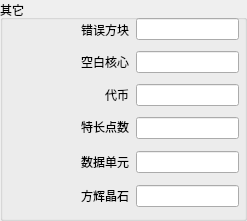
   <widget class="QGroupBox" name="misc_group">
    <property name="geometry">
     <rect>
      <x>9</x>
      <y>409</y>
      <width>247</width>
      <height>221</height>
     </rect>
    </property>
    <property name="font">
     <font>
      <pointsize>9</pointsize>
     </font>
    </property>
    <property name="title">
     <string>其它</string>
    </property>
    <property name="checkable">
     <bool>false</bool>
    </property>
    <widget class="QLabel" name="error_label">
     <property name="geometry">
      <rect>
       <x>22</x>
       <y>19</y>
       <width>107</width>
       <height>22</height>
      </rect>
     </property>
     <property name="font">
      <font>
       <family>MS Shell Dlg 2</family>
       <pointsize>9</pointsize>
       <weight>50</weight>
       <bold>false</bold>
       <kerning>true</kerning>
      </font>
     </property>
     <property name="text">
      <string>错误方块</string>
     </property>
     <property name="textFormat">
      <enum>Qt::PlainText</enum>
     </property>
     <property name="alignment">
      <set>Qt::AlignRight|Qt::AlignTrailing|Qt::AlignVCenter</set>
     </property>
     <property name="margin">
      <number>0</number>
     </property>
    </widget>
    <widget class="QLineEdit" name="error_text">
     <property name="geometry">
      <rect>
       <x>136</x>
       <y>18</y>
       <width>103</width>
       <height>22</height>
      </rect>
     </property>
     <property name="font">
      <font>
       <pointsize>9</pointsize>
      </font>
     </property>
     <property name="inputMethodHints">
      <set>Qt::ImhDigitsOnly</set>
     </property>
    </widget>
    <widget class="QLabel" name="core_label">
     <property name="geometry">
      <rect>
       <x>22</x>
       <y>51</y>
       <width>107</width>
       <height>22</height>
      </rect>
     </property>
     <property name="font">
      <font>
       <family>MS Shell Dlg 2</family>
       <pointsize>9</pointsize>
       <weight>50</weight>
       <bold>false</bold>
       <kerning>true</kerning>
      </font>
     </property>
     <property name="text">
      <string>空白核心</string>
     </property>
     <property name="textFormat">
      <enum>Qt::PlainText</enum>
     </property>
     <property name="alignment">
      <set>Qt::AlignRight|Qt::AlignTrailing|Qt::AlignVCenter</set>
     </property>
     <property name="margin">
      <number>0</number>
     </property>
    </widget>
    <widget class="QLineEdit" name="core_text">
     <property name="geometry">
      <rect>
       <x>136</x>
       <y>51</y>
       <width>103</width>
       <height>22</height>
      </rect>
     </property>
     <property name="font">
      <font>
       <pointsize>9</pointsize>
      </font>
     </property>
     <property name="inputMethodHints">
      <set>Qt::ImhDigitsOnly</set>
     </property>
    </widget>
    <widget class="QLabel" name="credits_label">
     <property name="geometry">
      <rect>
       <x>22</x>
       <y>84</y>
       <width>107</width>
       <height>22</height>
      </rect>
     </property>
     <property name="font">
      <font>
       <family>MS Shell Dlg 2</family>
       <pointsize>9</pointsize>
       <weight>50</weight>
       <bold>false</bold>
       <kerning>true</kerning>
      </font>
     </property>
     <property name="text">
      <string>代币</string>
     </property>
     <property name="textFormat">
      <enum>Qt::PlainText</enum>
     </property>
     <property name="alignment">
      <set>Qt::AlignRight|Qt::AlignTrailing|Qt::AlignVCenter</set>
     </property>
     <property name="margin">
      <number>0</number>
     </property>
    </widget>
    <widget class="QLineEdit" name="credits_text">
     <property name="geometry">
      <rect>
       <x>136</x>
       <y>84</y>
       <width>103</width>
       <height>22</height>
      </rect>
     </property>
     <property name="font">
      <font>
       <pointsize>9</pointsize>
      </font>
     </property>
     <property name="inputMethodHints">
      <set>Qt::ImhDigitsOnly</set>
     </property>
    </widget>
    <widget class="QLabel" name="perk_label">
     <property name="geometry">
      <rect>
       <x>22</x>
       <y>116</y>
       <width>107</width>
       <height>22</height>
      </rect>
     </property>
     <property name="font">
      <font>
       <family>MS Shell Dlg 2</family>
       <pointsize>9</pointsize>
       <weight>50</weight>
       <bold>false</bold>
       <kerning>true</kerning>
      </font>
     </property>
     <property name="text">
      <string>特长点数</string>
     </property>
     <property name="textFormat">
      <enum>Qt::PlainText</enum>
     </property>
     <property name="alignment">
      <set>Qt::AlignRight|Qt::AlignTrailing|Qt::AlignVCenter</set>
     </property>
     <property name="margin">
      <number>0</number>
     </property>
    </widget>
    <widget class="QLineEdit" name="perk_text">
     <property name="geometry">
      <rect>
       <x>136</x>
       <y>117</y>
       <width>103</width>
       <height>22</height>
      </rect>
     </property>
     <property name="font">
      <font>
       <pointsize>9</pointsize>
      </font>
     </property>
     <property name="inputMethodHints">
      <set>Qt::ImhDigitsOnly</set>
     </property>
    </widget>
    <widget class="QLabel" name="data_label">
     <property name="geometry">
      <rect>
       <x>22</x>
       <y>151</y>
       <width>107</width>
       <height>22</height>
      </rect>
     </property>
     <property name="font">
      <font>
       <family>MS Shell Dlg 2</family>
       <pointsize>9</pointsize>
       <weight>50</weight>
       <bold>false</bold>
       <kerning>true</kerning>
      </font>
     </property>
     <property name="text">
      <string>数据单元</string>
     </property>
     <property name="textFormat">
      <enum>Qt::PlainText</enum>
     </property>
     <property name="alignment">
      <set>Qt::AlignRight|Qt::AlignTrailing|Qt::AlignVCenter</set>
     </property>
     <property name="margin">
      <number>0</number>
     </property>
    </widget>
    <widget class="QLineEdit" name="data_text">
     <property name="geometry">
      <rect>
       <x>136</x>
       <y>151</y>
       <width>103</width>
       <height>22</height>
      </rect>
     </property>
     <property name="font">
      <font>
       <pointsize>9</pointsize>
      </font>
     </property>
     <property name="inputMethodHints">
      <set>Qt::ImhDigitsOnly</set>
     </property>
    </widget>
    <widget class="QLabel" name="phazy_label">
     <property name="geometry">
      <rect>
       <x>22</x>
       <y>185</y>
       <width>107</width>
       <height>22</height>
      </rect>
     </property>
     <property name="font">
      <font>
       <family>MS Shell Dlg 2</family>
       <pointsize>9</pointsize>
       <weight>50</weight>
       <bold>false</bold>
       <kerning>true</kerning>
      </font>
     </property>
     <property name="text">
      <string>方辉晶石</string>
     </property>
     <property name="textFormat">
      <enum>Qt::PlainText</enum>
     </property>
     <property name="alignment">
      <set>Qt::AlignRight|Qt::AlignTrailing|Qt::AlignVCenter</set>
     </property>
     <property name="margin">
      <number>0</number>
     </property>
    </widget>
    <widget class="QLineEdit" name="phazy_text">
     <property name="geometry">
      <rect>
       <x>136</x>
       <y>185</y>
       <width>103</width>
       <height>22</height>
      </rect>
     </property>
     <property name="font">
      <font>
       <pointsize>9</pointsize>
      </font>
     </property>
     <property name="inputMethodHints">
      <set>Qt::ImhDigitsOnly</set>
     </property>
    </widget>
   </widget>
